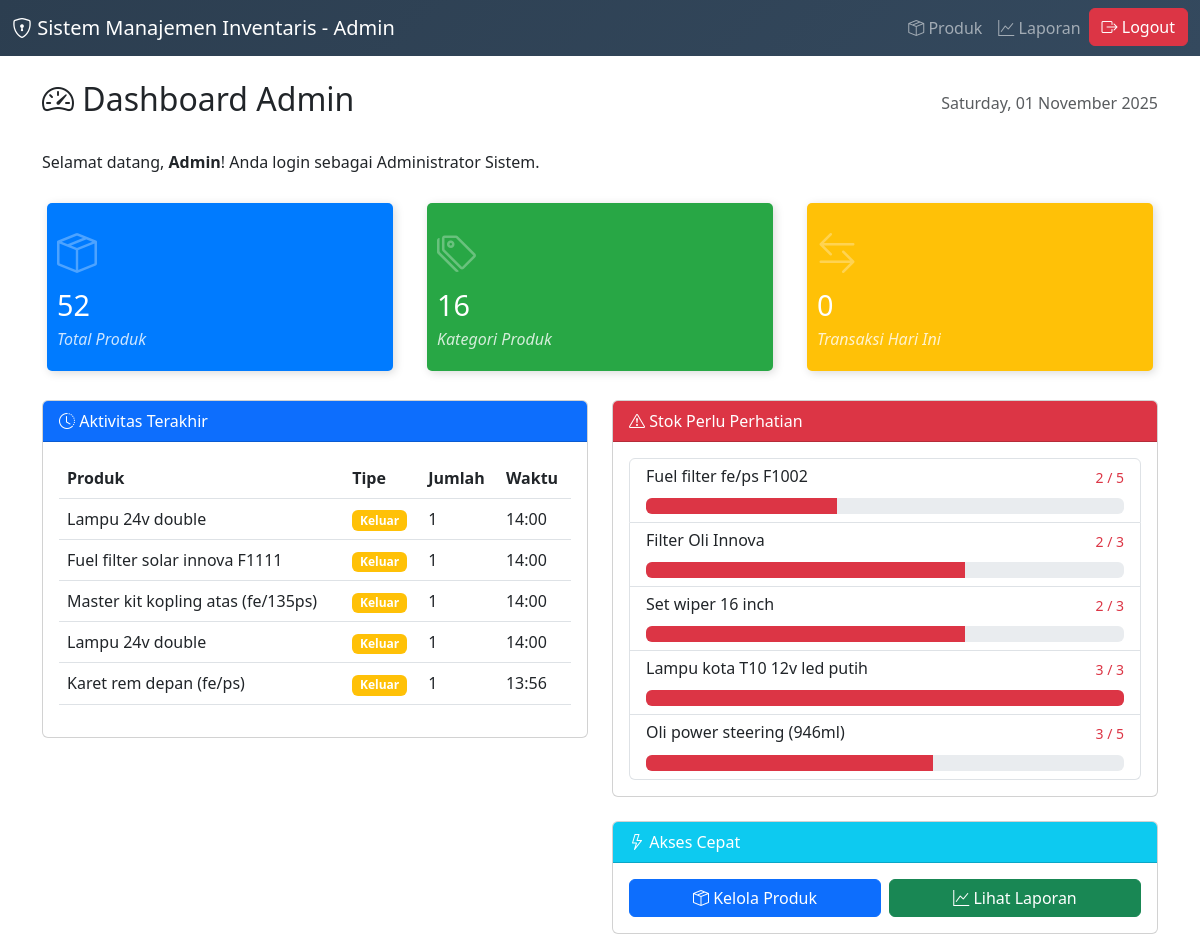
Page /dashboard.php (signed in) on the committed database.
### tables this page shows
CREATE TABLE `tbl_produk` (
  `id` int(11) NOT NULL,
  `nama` varchar(255) NOT NULL,
  `merek` varchar(100) NOT NULL,
  `kategori_id` int(11) DEFAULT NULL,
  `harga` decimal(10,2) NOT NULL,
  `stok` int(11) NOT NULL DEFAULT 0,
  `min_stok` int(11) NOT NULL DEFAULT 1,
  `barcode` varchar(50) DEFAULT NULL,
  `created_at` timestamp NOT NULL DEFAULT current_timestamp(),
  `updated_at` timestamp NOT NULL DEFAULT current_timestamp() ON UPDATE current_timestamp()
);

### dashboard.php (the view, shortened to what this page needs)
<?php
$host = "localhost";
$user = "root";
$password = "";
$dbname = "tigajayamotor_inventory";
$conn = new mysqli($host, $user, $password, $dbname);
$query_total_produk = "SELECT COUNT(*) as total FROM tbl_produk";
$result_total_produk = $conn->query($query_total_produk);
$total_produk = $result_total_produk->fetch_assoc()['total'];
$query_total_kategori = "SELECT COUNT(*) as total FROM tbl_kategori";
$result_total_kategori = $conn->query($query_total_kategori);
$total_kategori = $result_total_kategori->fetch_assoc()['total'];
$query_total_transaksi = "SELECT COUNT(*) as total FROM (
                          SELECT id FROM tbl_riwayat_masuk WHERE DATE(tanggal) = CURDATE()
                          UNION ALL
                          SELECT id FROM tbl_riwayat_keluar WHERE DATE(tanggal) = CURDATE()
                        ) as combined";
$result_total_transaksi = $conn->query($query_total_transaksi);
$total_transaksi = $result_total_transaksi->fetch_assoc()['total'];
$query_riwayat = "SELECT
                 'Masuk' as tipe, p.nama as produk, rm.jumlah, rm.tanggal
                 FROM tbl_riwayat_masuk rm
                 JOIN tbl_produk p ON rm.produk_id = p.id
                 UNION ALL
                 SELECT
                 'Keluar' as tipe, p.nama as produk, rk.jumlah, rk.tanggal
                 FROM tbl_riwayat_keluar rk
                 JOIN tbl_produk p ON rk.produk_id = p.id
                 ORDER BY tanggal DESC LIMIT 5";
$riwayat_terakhir = $conn->query($query_riwayat);
$query_stok_rendah = "SELECT nama, stok, min_stok FROM tbl_produk WHERE stok <= min_stok ORDER BY stok ASC LIMIT 5";
$stok_rendah = $conn->query($query_stok_rendah);
?>
<!DOCTYPE html>
<html lang="id">
<head>
    <link rel="stylesheet" href="https://cdn.jsdelivr.net/npm/bootstrap@5.3.0/dist/css/bootstrap.min.css">
    <link rel="stylesheet" href="https://cdn.jsdelivr.net/npm/bootstrap-icons@1.10.0/font/bootstrap-icons.css">
</head>
<body>
    <nav class="navbar navbar-expand-lg navbar-dark admin-nav">
        <div class="container-fluid">
            <a class="navbar-brand" href="#">
                <i class="bi bi-shield-lock"></i> Sistem Manajemen Inventaris - Admin
            </a>
            <div class="collapse navbar-collapse" id="navbarNav">
                <ul class="navbar-nav ms-auto">
                    <li class="nav-item">
                        <a class="nav-link" href="manage_produk.php">
                            <i class="bi bi-box-seam"></i> Produk
                        </a>
                    </li>
                    <li class="nav-item">
                        <a class="nav-link" href="reports.php">
                            <i class="bi bi-graph-up"></i> Laporan
                        </a>
                    </li>
                    <li class="nav-item">
                        <button class="btn btn-danger" onclick="logout()">
                            <i class="bi bi-box-arrow-right"></i> Logout
                        </button>
                    </li>
                </ul>
            </div>
        </div>
    </nav>
    <div class="container mt-4">
        <div class="d-flex justify-content-between align-items-center mb-4">
            <h2><i class="bi bi-speedometer2"></i> Dashboard Admin</h2>
            <div class="text-muted">
                <?php echo date('l, d F Y'); ?>
            </div>
        </div>
        <p class="mb-4">Selamat datang, <strong><?php echo $_SESSION['username'] ?? 'Admin'; ?></strong>! Anda login sebagai Administrator Sistem.</p>
        <div class="row mb-4">
            <div class="col-md-4">
                <div class="card-counter primary">
                    <i class="bi bi-box-seam"></i>
                    <span class="count-numbers"><?php echo $total_produk; ?></span>
                    <span class="count-name">Total Produk</span>
                </div>
            </div>
            <div class="col-md-4">
                <div class="card-counter success">
                    <i class="bi bi-tags"></i>
                    <span class="count-numbers"><?php echo $total_kategori; ?></span>
                    <span class="count-name">Kategori Produk</span>
                </div>
            </div>
            <div class="col-md-4">
                <div class="card-counter warning">
                    <i class="bi bi-arrow-left-right"></i>
                    <span class="count-numbers"><?php echo $total_transaksi; ?></span>
                    <span class="count-name">Transaksi Hari Ini</span>
                </div>
            </div>
        </div>
        <div class="row">
            <div class="col-md-6">
                <div class="card mb-4">
                    <div class="card-header bg-primary text-white">
                        <i class="bi bi-clock-history"></i> Aktivitas Terakhir
                    </div>
                    <div class="card-body">
                        <div class="table-responsive">
                            <table class="table table-hover">
                                <thead>
                                    <tr>
                                        <th>Produk</th>
                                        <th>Tipe</th>
                                        <th>Jumlah</th>
                                        <th>Waktu</th>
                                    </tr>
                                </thead>
                                <tbody>
                                    <?php while($row = $riwayat_terakhir->fetch_assoc()): ?>
                                    <tr>
                                        <td><?php echo htmlspecialchars($row['produk']); ?></td>
                                        <td>
                                            <?php if($row['tipe'] == 'Masuk'): ?>
                                                <span class="badge bg-success"><?php echo $row['tipe']; ?></span>
                                            <?php else: ?>
                                                <span class="badge bg-warning"><?php echo $row['tipe']; ?></span>
                                            <?php endif; ?>
                                        </td>
                                        <td><?php echo $row['jumlah']; ?></td>
                                        <td><?php echo date('H:i', strtotime($row['tanggal'])); ?></td>
                                    </tr>
                                    <?php endwhile; ?>
                                </tbody>
                            </table>
                        </div>
                    </div>
                </div>
            </div>
            <div class="col-md-6">
                <div class="card mb-4">
                    <div class="card-header bg-danger text-white">
                        <i class="bi bi-exclamation-triangle"></i> Stok Perlu Perhatian
                    </div>
                    <div class="card-body">
                        <?php if($stok_rendah->num_rows > 0): ?>
                            <div class="list-group">
                                <?php while($item = $stok_rendah->fetch_assoc()): ?>
                                <a href="manage_produk.php" class="list-group-item list-group-item-action">
                                    <div class="d-flex w-100 justify-content-between">
                                        <h6 class="mb-1"><?php echo htmlspecialchars($item['nama']); ?></h6>
                                        <small class="text-danger"><?php echo $item['stok']; ?> / <?php echo $item['min_stok']; ?></small>
                                    </div>
                                    <div class="progress mt-2">
                                        <?php
                                        $percentage = ($item['stok'] / $item['min_stok']) * 100;
                                        ?>
                                        <div class="progress-bar bg-danger"
                                             role="progressbar"
                                             style="width: <?php echo $percentage; ?>%"
                                             aria-valuenow="<?php echo $percentage; ?>"
                                             aria-valuemin="0"
                                             aria-valuemax="100"></div>
                                    </div>
                                </a>
                                <?php endwhile; ?>
                            </div>
                        <?php else: ?>
                            <div class="alert alert-success">
                                <i class="bi bi-check-circle"></i> Semua stok dalam kondisi aman
                            </div>
                        <?php endif; ?>
                    </div>
                </div>
                <div class="card">
                    <div class="card-header bg-info text-white">
                        <i class="bi bi-lightning"></i> Akses Cepat
                    </div>
                    <div class="card-body">
                        <div class="row g-2">
                            <div class="col-md-6">
                                <a href="manage_produk.php" class="btn btn-primary w-100">
                                    <i class="bi bi-box-seam"></i> Kelola Produk
                                </a>
                            </div>
                            <div class="col-md-6">
                                <a href="reports.php" class="btn btn-success w-100">
                                    <i class="bi bi-graph-up"></i> Lihat Laporan
                                </a>
                            </div>
                        </div>
                    </div>
                </div>
            </div>
        </div>
    </div>
</body>
</html>

### dashboard.php (style rules this page uses)
.card-counter { box-shadow: 2px 2px 10px #DADADA; margin: 5px; padding: 20px 10px; border-radius: 5px; transition: .3s linear all; }
.card-counter.primary { background-color: #007bff; color: #FFF; }
.card-counter.success { background-color: #28a745; color: #FFF; }
.card-counter.warning { background-color: #ffc107; color: #FFF; }
.card-counter i { font-size: 2.5em; opacity: 0.3; }
.card-counter .count-numbers { font-size: 1.8em; display: block; }
.card-counter .count-name { font-style: italic; opacity: 0.8; display: block; font-size: 1em; }
.admin-nav { background: linear-gradient(135deg, #2c3e50, #34495e); }

### rows in the picture
tbl_produk: nama "Fuel filter fe/ps F1002", stok "2", min_stok "5"
tbl_produk: nama "Filter Oli Innova", stok "2", min_stok "3"
tbl_produk: nama "Set wiper 16 inch", stok "2", min_stok "3"
tbl_produk: nama "Lampu kota T10 12v led putih", stok "3", min_stok "3"
tbl_produk: nama "Oli power steering (946ml)", stok "3", min_stok "5"

### other values in the picture
$_SESSION['username'] "Admin"
$total_produk "52"
$total_kategori "16"
$total_transaksi "0"
$row['produk'] "Lampu 24v double"
$row['tipe'] "Keluar"
$row['jumlah'] "1"
date('H:i', strtotime($row['tanggal'])) "14:00"
$row['produk'] "Fuel filter solar innova F1111"
$row['produk'] "Master kit kopling atas (fe/135ps)"
$row['produk'] "Karet rem depan (fe/ps)"
date('H:i', strtotime($row['tanggal'])) "13:56"
